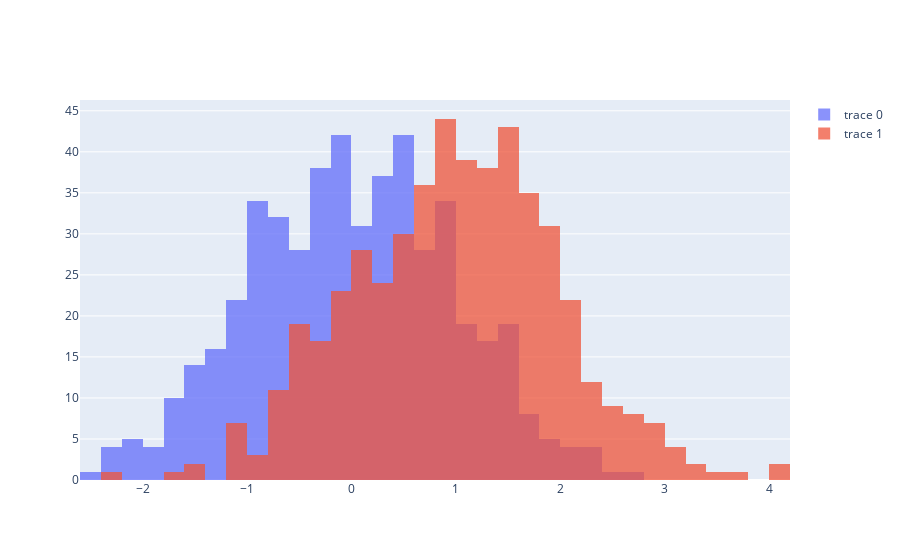

Notebook code for this chart:
### Markdown cell above
# Overlaid Histogram

### Code cell
x0 = np.random.randn(500)
# Add 1 to shift the mean of the Gaussian distribution
x1 = np.random.randn(500) + 1

fig = go.Figure()
fig.add_trace(go.Histogram(x=x0))
fig.add_trace(go.Histogram(x=x1))

# Overlay both histograms
fig.update_layout(barmode='overlay')
# Reduce opacity to see both histograms
fig.update_traces(opacity=0.75)
fig.show()

### Figure 1 — Plotly figure (JSON) as saved in the notebook; plotly's stock layout.template omitted (floating-point values rounded to 4 significant figures; data arrays with more than 128 entries replaced by an {"elided": "..."} marker saying what was removed)
{"data": [{"opacity": 0.75, "type": "histogram", "x": {"elided": "500 float values"}}, {"opacity": 0.75, "type": "histogram", "x": {"elided": "500 float values"}}], "layout": {"barmode": "overlay"}}
